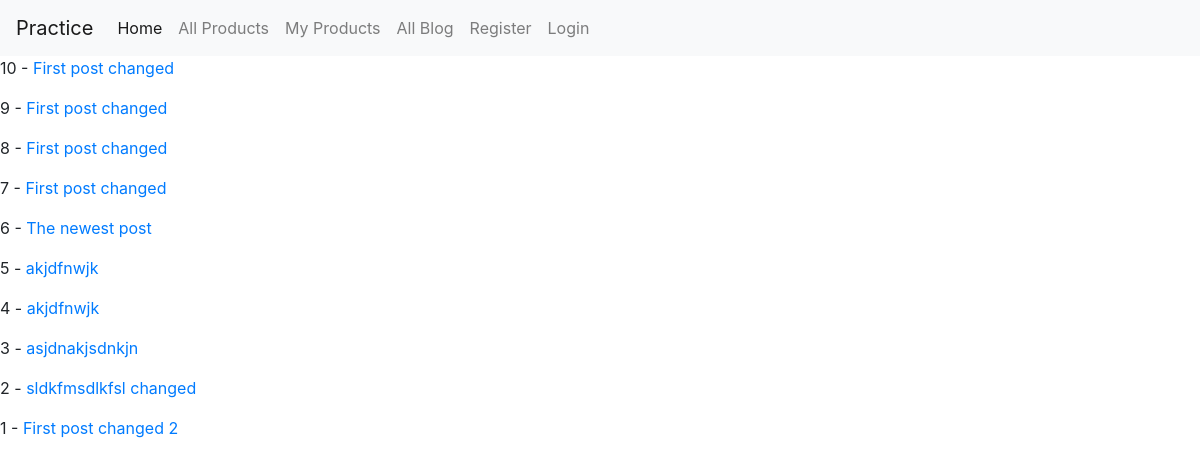
Screenshot of /blog/ with the database file from the repository.
### blog/models.py (models this page shows, shortened)
class Blog(models.Model):
	title	= models.CharField(max_length=120)
	content = models.TextField()
	active	= models.BooleanField(default=True)
	author 	= models.ForeignKey(User, on_delete=models.CASCADE, default=None)
	likes 	= models.ManyToManyField(User, related_name='likes', blank=True)
	def get_absolute_url(self):
		return reverse("blogs:blog-detail", kwargs={"id": self.id})

### blog/views.py (the view)
# urls.py: path('', BlogListView, name='blog-list'),
def BlogListView(request):
	blogs = Blog.objects.all().order_by('-id')
	content = {
		'blogs': blogs
	}
	return render(request, 'blogs/blog_list.html', content)

### blog/templates/blogs/blog_list.html (shortened to what this page needs)
{% extends 'base.html' %}
{% block content %}
{% for blog in blogs %}
	<p>{{ blog.id }} - <a href="{{ blog.get_absolute_url }}">{{ blog.title }}</a></p>
{% endfor %}
{% endblock %}

### rows the page displays
Blog: id "10", title "First post changed"
Blog: id "9", title "First post changed"
Blog: id "8", title "First post changed"
Blog: id "7", title "First post changed"
Blog: id "6", title "The newest post"
Blog: id "5", title "akjdfnwjk"
Blog: id "4", title "akjdfnwjk"
Blog: id "3", title "asjdnakjsdnkjn"
Blog: id "2", title "sldkfmsdlkfsl changed"
Blog: id "1", title "First post changed 2"
